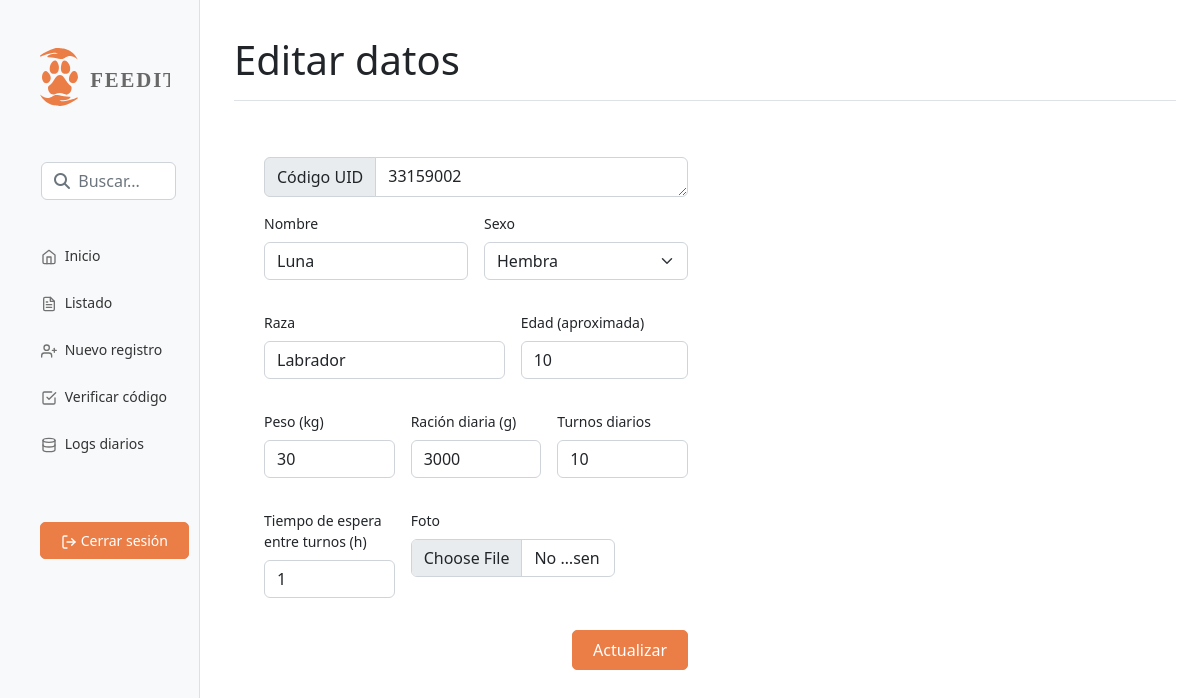
The app's page /editar.php?identificador=198 (signed in) with its own data.
### tables this page shows
CREATE TABLE `perros` (
  `identificador` int(11) NOT NULL,
  `id` varchar(255) NOT NULL,
  `nombre` varchar(255) NOT NULL,
  `foto` varchar(255) NOT NULL,
  `sexo` enum('Macho','Hembra') NOT NULL,
  `raza` varchar(255) NOT NULL,
  `edad` int(11) NOT NULL,
  `peso` int(11) NOT NULL,
  `racion` int(11) NOT NULL,
  `turnos` int(11) NOT NULL,
  `cooldown` int(11) NOT NULL,
  `veces` varchar(255) NOT NULL,
  `ultimaEntrada` timestamp NOT NULL DEFAULT current_timestamp(),
  `ultimaSalida` timestamp NOT NULL DEFAULT current_timestamp(),
  `entro` tinyint(1) NOT NULL
);

### editar.php (the view, shortened to what this page needs)
<?php
$identificador = null;
if (!empty($_GET['identificador'])) {
	$identificador = $_REQUEST['identificador'];
}
$pdo = Base::connect();
$pdo->setAttribute(PDO::ATTR_ERRMODE, PDO::ERRMODE_EXCEPTION);
$sql = "SELECT * FROM perros where identificador = ?";
$q = $pdo->prepare($sql);
$q->execute(array($identificador));
$datos = $q->fetch(PDO::FETCH_ASSOC);
?>
<!DOCTYPE html>
<html lang="es">
<html>
<head>
	<?php include 'comp/head.php';
	include 'comp/estilos.php' ?>
</head>
<body>
	<?php
	include 'comp/menu.php'; ?>
	<h1 class="display-6">Editar datos</h1>
	</div>
	<div class="row" style="padding:40px">
		<div class="col-md-6">
			<form class="row g-3" action="db_editar.php?identificador=<?php echo $identificador ?>" method="POST" enctype="multipart/form-data">
				<div class="textarea input-group flex-nowrap">
					<span class="input-group-text" id="addon-wrapping">Código UID</span>
					<textarea class="form-control" name="id" readonly><?php echo $datos['id']; ?></textarea>
				</div>
				<div class="col-md-6"">
					<label for=" div_refresh" class="form-label">Nombre</label>
					<div class="input-group mb-3">
						<input type="text" class="form-control" id="div_refresh" name="nombre" value="<?php echo $datos['nombre']; ?>" required>
					</div>
				</div>
				<div class="col-md-6">
					<label class="form-label">Sexo</label>
					<select name="sexo" id="selSexo" class="form-select">
						<option value="Hembra">Hembra</option>
					</select>
				</div>
				<div class="col-md-7">
					<label for="raza" class="form-label">Raza</label>
					<div class="input-group mb-3">
						<input type="text" class="form-control" id="raza" name="raza" value="<?php echo $datos['raza']; ?>" required>
					</div>
				</div>
				<div class="col-md-5">
					<label for="edad" class="form-label">Edad (aproximada)</label>
					<div class="input-group mb-3">
						<input type="number" class="form-control" id="edad" name="edad" value="<?php echo $datos['edad']; ?>" required>
					</div>
				</div>
				<div class="col-md-4">
					<label for="peso" class="form-label">Peso (kg)</label>
					<div class="input-group mb-3">
						<input type="number" class="form-control" id="peso" name="peso" value="<?php echo $datos['peso']; ?>" required>
					</div>
				</div>
				<div class="col-md-4">
					<label for="racion" class="form-label">Ración diaria (g)</label>
					<div class="input-group mb-3">
						<input type="number" class="form-control" id="racion" name="racion" value="<?php echo $datos['racion']; ?>" required>
					</div>
				</div>
				<div class="col-md-4">
					<label for="turnos" class="form-label">Turnos diarios</label>
					<div class="input-group mb-3">
						<input type="number" class="form-control" id="turnos" name="turnos" value="<?php echo $datos['turnos']; ?>" required>
					</div>
				</div>
				<div class="col-md-4">
					<label for="cooldown" class="form-label">Tiempo de espera entre turnos (h)</label>
					<div class="input-group mb-3">
						<input type="number" class="form-control" id="cooldown" name="cooldown" value="<?php echo $datos['cooldown']; ?>" required>
					</div>
				</div>
				<div class="col-md-6">
					<label for="foto" class="form-label">Foto</label>
					<div class="input-group mb-3">
						<input type="file" class="form-control" id="foto" name="foto" accept="image/*">
					</div>
				</div>
				<div class="d-flex flex-row-reverse">
					<button type="submit" class="btn btn-dark">Actualizar</button>
				</div>
			</form>
		</div>
	</div>
	<?php include 'comp/scripts.php'; ?>
</body>
</html>

### css/estilos.css (style rules this page uses)
:root { --negro: #1e2125; --gris: #686868; --principal: #eb7d47; --hover: #c0673b; --bordes_tablas: #5f5f5f20; --fondo_tablas: #fff; --fondo: rgb(239, 241, 252); }
* { margin: 0; padding: 0; list-style: none; }
body { font-size: .875rem; }
.btn { border-radius: 5px; padding: 7px 20px; }
.btn-dark { background-color:var(--principal); border-color: var(--principal); }
.textarea, .textarea textarea { max-height: 40px; height: 40px; }

### records on screen
perros: id "33159002", nombre "Luna", raza "Labrador", edad "10", peso "30", racion "3000", turnos "10", cooldown "1"
